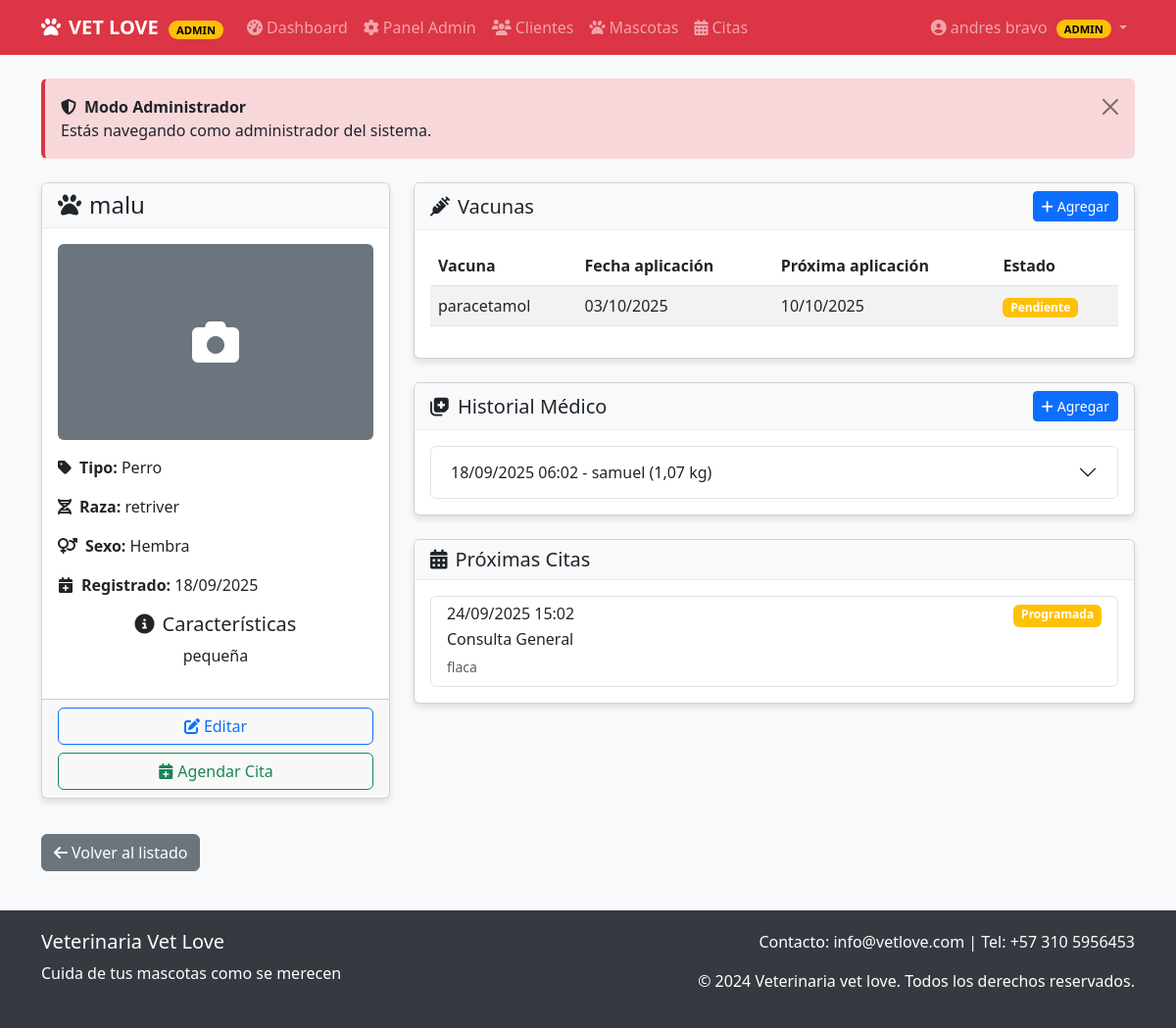
The page /mascotas/1/ (signed in) on the database as committed earlier.
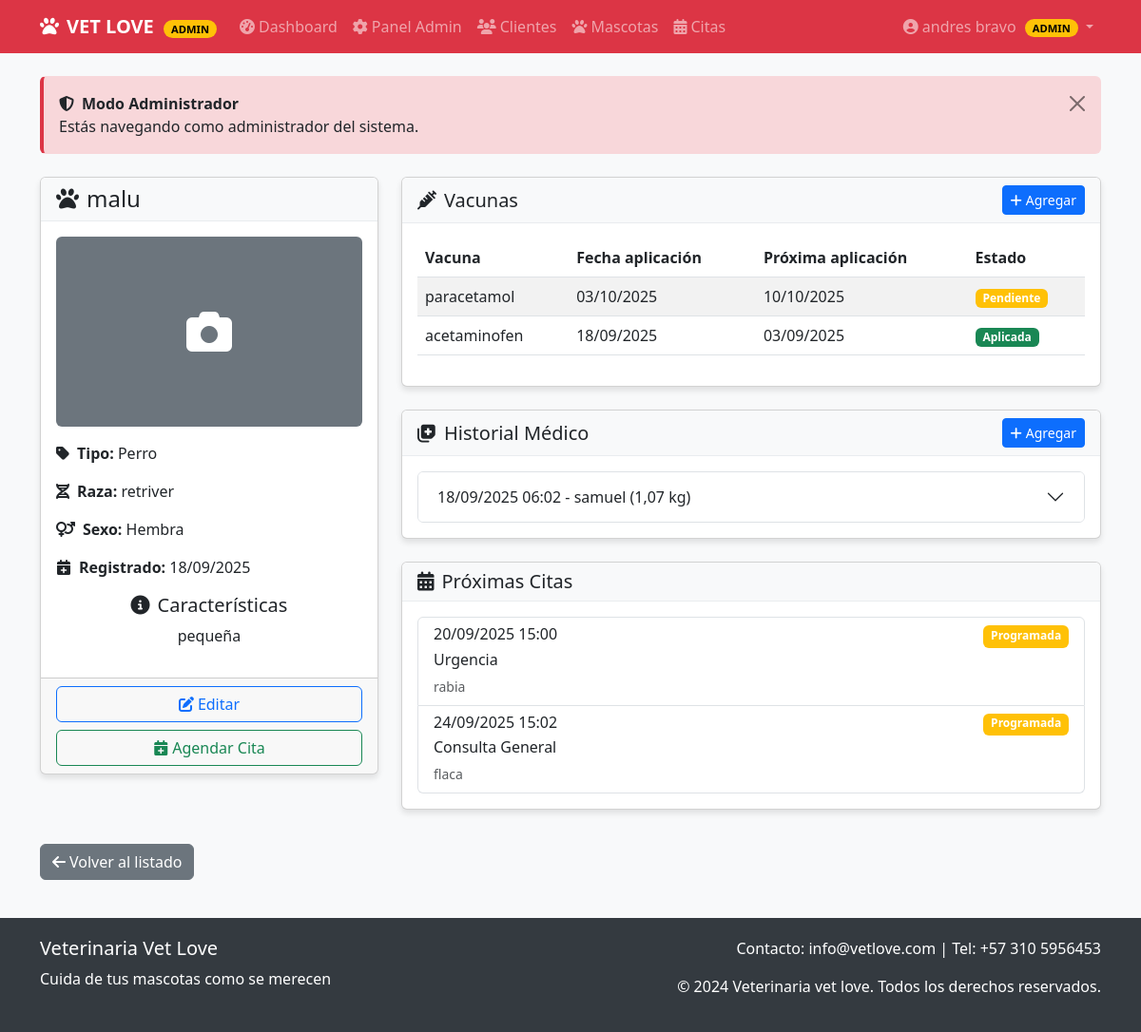
The same page on the database as committed later.
### mascotas/models.py (models this page shows, shortened)
class Vacuna(models.Model):
    mascota = models.ForeignKey(Mascota, on_delete=models.CASCADE, related_name='vacunas', verbose_name="Mascota")
    nombre = models.CharField(max_length=100, verbose_name="Nombre")
    fecha_aplicacion = models.DateField(verbose_name="Fecha de aplicación")
    fecha_proxima = models.DateField(verbose_name="Próxima aplicación")
    aplicada = models.BooleanField(default=True, verbose_name="Aplicada")
    class Meta:
        verbose_name = "Vacuna"
        verbose_name_plural = "Vacunas"
        ordering = ['-fecha_aplicacion']

class HistorialMedico(models.Model):
    mascota = models.ForeignKey(Mascota, on_delete=models.CASCADE, related_name='historial_medico', verbose_name="Mascota")
    fecha = models.DateTimeField(auto_now_add=True, verbose_name="Fecha")
    veterinario = models.CharField(max_length=100, verbose_name="Veterinario")
    diagnostico = models.TextField(verbose_name="Diagnóstico")
    tratamiento = models.TextField(blank=True, verbose_name="Tratamiento")
    observaciones = models.TextField(blank=True, verbose_name="Observaciones")
    peso = models.DecimalField(max_digits=5, decimal_places=2, null=True, blank=True, verbose_name="Peso (kg)")
    class Meta:
        verbose_name = "Historial Médico"
        verbose_name_plural = "Historiales Médicos"
        ordering = ['-fecha']

### citas/models.py (models this page shows, shortened)
class Cita(models.Model):
    ESTADO_CHOICES = [
        ('programada', 'Programada'),
        ('confirmada', 'Confirmada'),
        ('completada', 'Completada'),
        ('cancelada', 'Cancelada'),
    ]
    TIPO_CHOICES = [
        ('consulta', 'Consulta General'),
        ('vacunacion', 'Vacunación'),
        ('urgencia', 'Urgencia'),
        ('cirugia', 'Cirugía'),
        ('estetica', 'Estética'),
    ]
    mascota = models.ForeignKey(Mascota, on_delete=models.CASCADE, related_name='citas')
    fecha = models.DateTimeField(verbose_name="Fecha y Hora")
    tipo = models.CharField(max_length=20, choices=TIPO_CHOICES, verbose_name="Tipo de Cita")
    motivo = models.TextField(verbose_name="Motivo de la Consulta")
    estado = models.CharField(max_length=20, choices=ESTADO_CHOICES, default='programada', verbose_name="Estado")
    veterinario = models.CharField(max_length=100, blank=True, verbose_name="Veterinario")
    notas = models.TextField(blank=True, verbose_name="Notas")
    recordatorio_enviado = models.BooleanField(default=False, verbose_name="Recordatorio Enviado")
    fecha_creacion = models.DateTimeField(auto_now_add=True, verbose_name="Fecha de Creación")
    class Meta:
        ordering = ['fecha']
        verbose_name = 'Cita'
        verbose_name_plural = 'Citas'

### mascotas/views.py (the view)
# urls.py: path('<int:mascota_id>/', views.detalle_mascota, name='detalle_mascota'),
@login_required
def detalle_mascota(request, mascota_id):
    mascota = get_object_or_404(Mascota, id=mascota_id)
    if not hasattr(request.user, 'cliente') or mascota.cliente != request.user.cliente:
        return HttpResponseForbidden("No tienes permiso para ver esta mascota")
    historial = mascota.historial_medico.all()
    vacunas = mascota.vacunas.all()
    citas = mascota.citas.all()
    return render(request, 'mascotas/detalle_mascota.html', {
        'mascota': mascota,
        'historial': historial,
        'vacunas': vacunas,
        'citas': citas
    })

### mascotas/templates/mascotas/detalle_mascota.html (shortened to what the changed rows need)
{% extends 'base.html' %}
{% block content %}
<div class="row">
    <div class="col-md-8">
        <div class="card mb-4">
            <div class="card-body">
                {% if vacunas %}
                <div class="table-responsive">
                    <table class="table table-striped table-hover">
                        <thead>
                            <tr>
                                <th>Vacuna</th>
                                <th>Fecha aplicación</th>
                                <th>Próxima aplicación</th>
                                <th>Estado</th>
                            </tr>
                        </thead>
                        <tbody>
                            {% for vacuna in vacunas %}
                            <tr>
                                <td>{{ vacuna.nombre }}</td>
                                <td>{{ vacuna.fecha_aplicacion|date:"d/m/Y" }}</td>
                                <td>{{ vacuna.fecha_proxima|date:"d/m/Y" }}</td>
                                <td>
                                    <span class="badge bg-{% if vacuna.aplicada %}success{% else %}warning{% endif %}">
                                        {% if vacuna.aplicada %}Aplicada{% else %}Pendiente{% endif %}
                                    </span>
                                </td>
                            </tr>
                            {% endfor %}
                        </tbody>
                    </table>
                </div>
                {% else %}
                <div class="text-center text-muted py-3">
                    <i class="fas fa-syringe fa-2x mb-2"></i>
                    <p>No hay vacunas registradas para {{ mascota.nombre }}</p>
                </div>
                {% endif %}
            </div>
        </div>
        <div class="card mb-4">
            <div class="card-body">
                {% if historial %}
                <div class="accordion" id="historialAccordion">
                    {% for registro in historial %}
                    <div class="accordion-item">
                        <h2 class="accordion-header" id="heading{{ registro.id }}">
                            <button class="accordion-button collapsed" type="button" data-bs-toggle="collapse" data-bs-target="#collapse{{ registro.id }}">
                                {{ registro.fecha|date:"d/m/Y H:i" }} - {{ registro.veterinario }}
                                {% if registro.peso %}({{ registro.peso }} kg){% endif %}
                            </button>
                        </h2>
                    </div>
                    {% endfor %}
                </div>
                {% else %}
                <div class="text-center text-muted py-3">
                    <i class="fas fa-notes-medical fa-2x mb-2"></i>
                    <p>No hay historial médico registrado para {{ mascota.nombre }}</p>
                </div>
                {% endif %}
            </div>
        </div>
        <div class="card">
            <div class="card-body">
                {% if citas %}
                <div class="list-group">
                    {% for cita in citas %}
                    <div class="list-group-item">
                        <div class="d-flex w-100 justify-content-between">
                            <h6 class="mb-1">{{ cita.fecha|date:"d/m/Y H:i" }}</h6>
                            <span class="badge bg-{% if cita.estado == 'programada' %}warning{% elif cita.estado == 'confirmada' %}info{% else %}secondary{% endif %}">
                                {{ cita.get_estado_display }}
                            </span>
                        </div>
                        <p class="mb-1">{{ cita.get_tipo_display }}</p>
                        <small class="text-muted">{{ cita.motivo|truncatewords:10 }}</small>
                    </div>
                    {% endfor %}
                </div>
                {% else %}
                <div class="text-center text-muted py-3">
                    <i class="fas fa-calendar fa-2x mb-2"></i>
                    <p>No hay citas programadas para {{ mascota.nombre }}</p>
                </div>
                {% endif %}
            </div>
        </div>
    </div>
</div>
{% endblock %}

Rows that differ between the two databases and show on the page:
added Vacuna: nombre "acetaminofen", fecha_aplicacion "18/09/2025", fecha_proxima "03/09/2025", aplicada "Aplicada"
added Cita: fecha "20/09/2025 15:00", estado "Programada", tipo "Urgencia", motivo "rabia"
